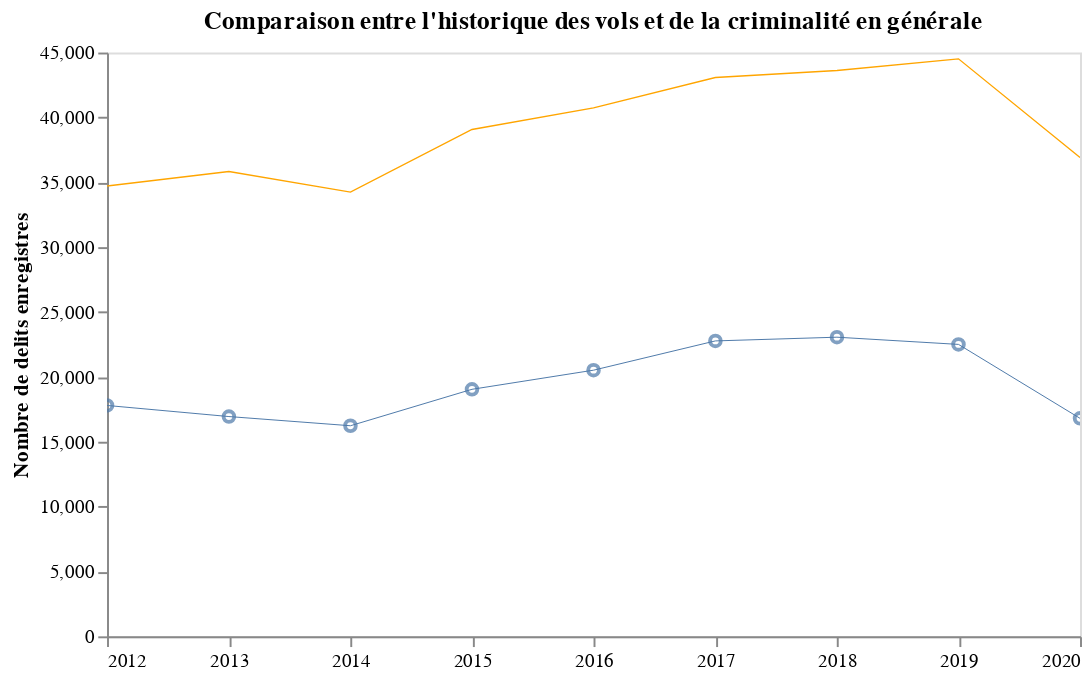

This figure's notebook cell:
### Code cell
# Sum of all crimes recorded per year.
crimes_by_year = pd.DataFrame(police_records_agregat\
                              .groupby(['Annee'],as_index=False)['Delits enregistres']\
                              .sum())

# Change datatype for years
crimes_by_year["Annee"] = crimes_by_year["Annee"].astype(str)\
                        .apply(lambda x: dt.datetime.strptime(x,'%Y'))


base = alt.Chart(crimes_by_year).mark_line(color="orange", size = 0.7).encode(
    x='Annee',
    y='Delits enregistres:Q'
)

vols_visualisation = alt.Chart(vols).encode(
    alt.X("Annee", axis=alt.Axis(title="", grid=False)),
    alt.Y("Delits enregistres:Q", axis=alt.Axis(title="Nombre de delits enregistres", grid=False)),
    ).properties(
        title="Comparaison entre l'historique des vols et de la criminalité en générale",
        width=500,
        height=300,
    )


base + vols_visualisation.mark_point() + vols_visualisation.transform_loess("Annee", "Delits enregistres").mark_line(size=0.5).encode().interactive()

### Figure 1 — Vega-Lite specification as saved in the notebook (floating-point values rounded to 4 significant figures)
{"config": {"view": {"continuousWidth": 400, "continuousHeight": 300}}, "layer": [{"data": {"name": "data-e9287bf3de4008344c2d8d3e851989dc"}, "mark": {"type": "line", "color": "orange", "size": 0.7}, "encoding": {"x": {"type": "temporal", "field": "Annee"}, "y": {"type": "quantitative", "field": "Delits enregistres"}}}, {"data": {"name": "data-9eae6fbd9f5872e46b3b835c5c30ecee"}, "mark": "point", "encoding": {"x": {"type": "temporal", "axis": {"grid": false, "title": ""}, "field": "Annee"}, "y": {"type": "quantitative", "axis": {"grid": false, "title": "Nombre de delits enregistres"}, "field": "Delits enregistres"}}, "height": 300, "title": "Comparaison entre l'historique des vols et de la criminalité en générale", "width": 500}, {"data": {"name": "data-9eae6fbd9f5872e46b3b835c5c30ecee"}, "mark": {"type": "line", "size": 0.5}, "encoding": {"x": {"type": "temporal", "axis": {"grid": false, "title": ""}, "field": "Annee"}, "y": {"type": "quantitative", "axis": {"grid": false, "title": "Nombre de delits enregistres"}, "field": "Delits enregistres"}}, "height": 300, "selection": {"selector008": {"type": "interval", "bind": "scales", "encodings": ["x", "y"]}}, "title": "Comparaison entre l'historique des vols et de la criminalité en générale", "transform": [{"loess": "Delits enregistres", "on": "Annee"}], "width": 500}], "$schema": "https://vega.github.io/schema/vega-lite/v4.8.1.json", "datasets": {"data-e9287bf3de4008344c2d8d3e851989dc": [{"Annee": "2012-01-01T00:00:00", "Delits enregistres": 34709}, {"Annee": "2013-01-01T00:00:00", "Delits enregistres": 35832}, {"Annee": "2014-01-01T00:00:00", "Delits enregistres": 34243}, {"Annee": "2015-01-01T00:00:00", "Delits enregistres": 39071}, {"Annee": "2016-01-01T00:00:00", "Delits enregistres": 40731}, {"Annee": "2017-01-01T00:00:00", "Delits enregistres": 43076}, {"Annee": "2018-01-01T00:00:00", "Delits enregistres": 43617}, {"Annee": "2019-01-01T00:00:00", "Delits enregistres": 44515}, {"Annee": "2020-01-01T00:00:00", "Delits enregistres": 36911}], "data-9eae6fbd9f5872e46b3b835c5c30ecee": [{"Type de crime": "Vols", "Annee": "2012-01-01T00:00:00", "Delits enregistres": 17796}, {"Type de crime": "Vols", "Annee": "2013-01-01T00:00:00", "Delits enregistres": 16942}, {"Type de crime": "Vols", "Annee": "2014-01-01T00:00:00", "Delits enregistres": 16233}, {"Type de crime": "Vols", "Annee": "2015-01-01T00:00:00", "Delits enregistres": 19042}, {"Type de crime": "Vols", "Annee": "2016-01-01T00:00:00", "Delits enregistres": 20516}, {"Type de crime": "Vols", "Annee": "2017-01-01T00:00:00", "Delits enregistres": 22772}, {"Type de crime": "Vols", "Annee": "2018-01-01T00:00:00", "Delits enregistres": 23058}, {"Type de crime": "Vols", "Annee": "2019-01-01T00:00:00", "Delits enregistres": 22503}, {"Type de crime": "Vols", "Annee": "2020-01-01T00:00:00", "Delits enregistres": 16805}]}}
